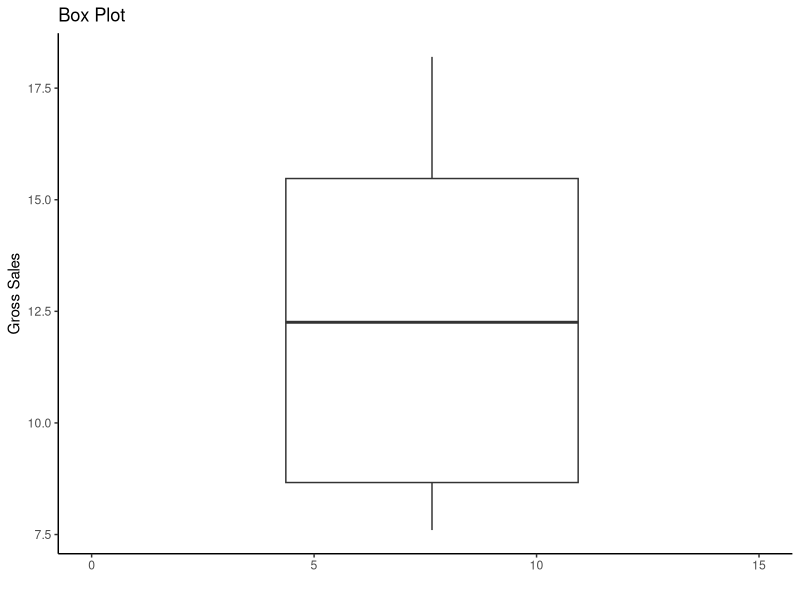
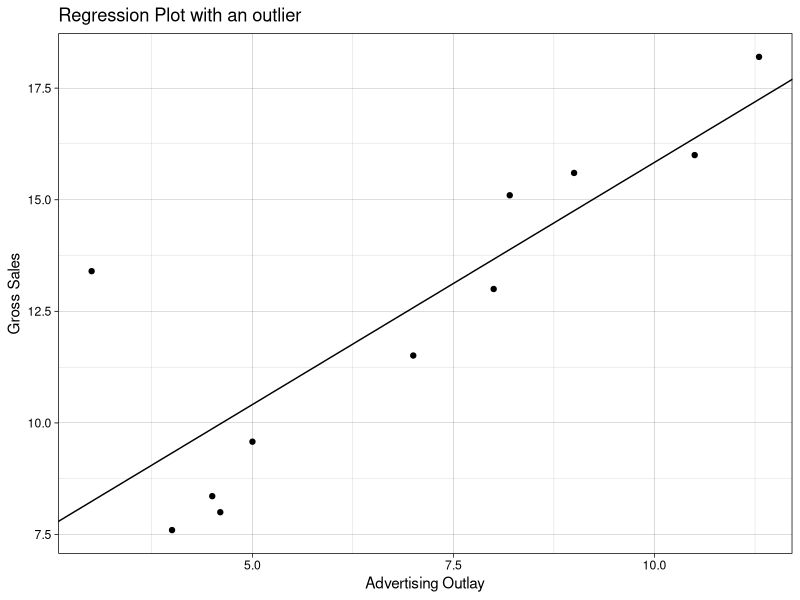
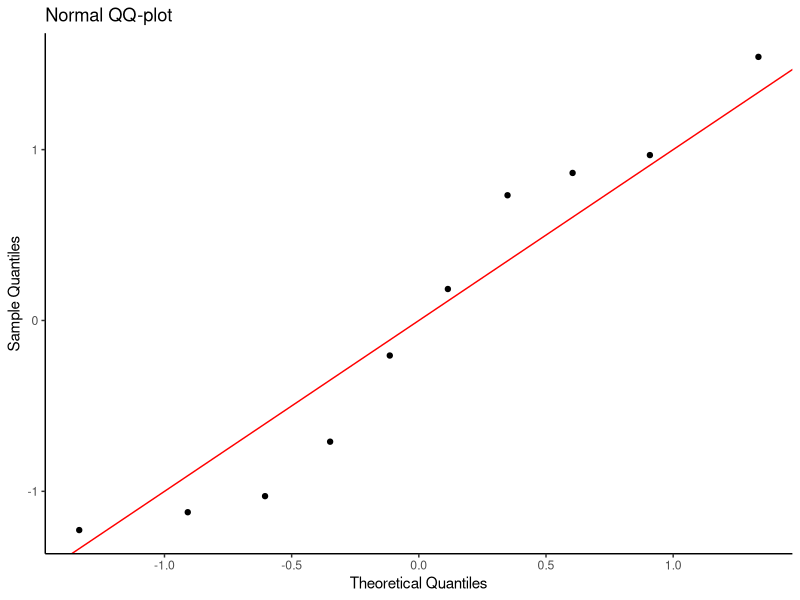
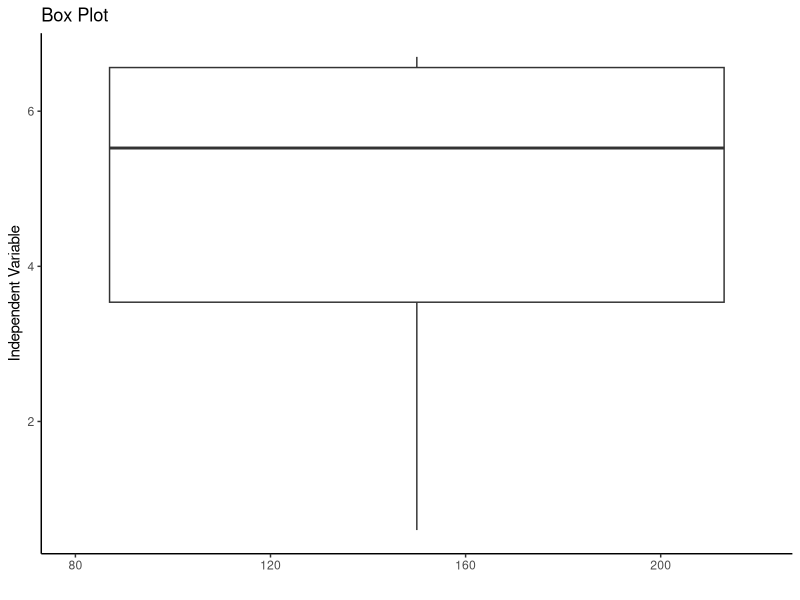
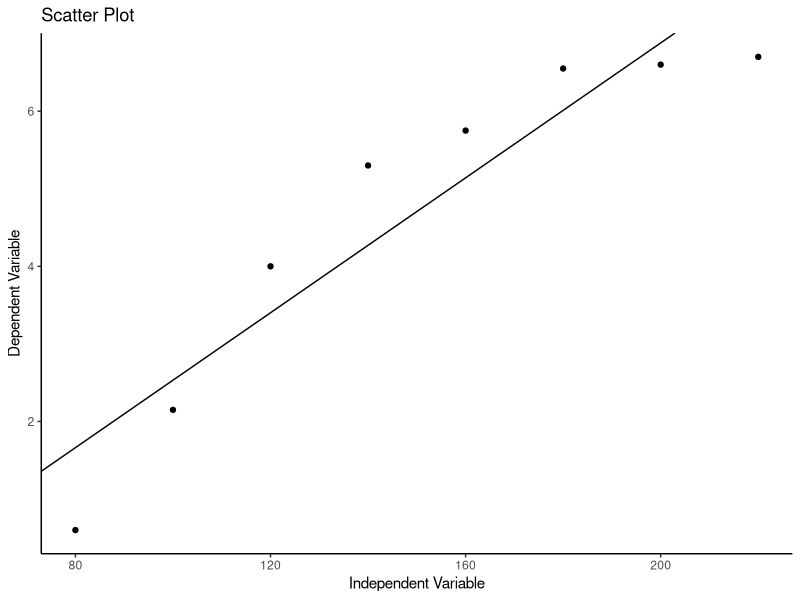

Recreate these plots in R, in order. (Note: this script raises an error after producing the figures.)
#Examples of Linear Regression
library(tidyverse)
library(xtable)
options(scipen = 2,"digits"=2)

##Gross sales vs. Advertising
Data_1<-tibble(Year=(1997:2006),
               Gross_sales=c(7.60,8.36,8.00,9.58,11.51,13.00,15.10,15.60,16.00,18.20),
               Advertising_outlay=c(4.00,4.50,4.60,5.00,7.00,8.00,8.20,9.00,10.50,11.30))

#Our Model is Gross_sales(Y)=Beta_0 + Beta_1*Advertising_outlay(X) +Eps
#Or using the alternative notation y_i= Beta*x_i Let's define them:

x_i<-Data_1$Advertising_outlay-mean(Data_1$Advertising_outlay)#mean is 7.21
y_i<-Data_1$Gross_sales-mean(Data_1$Gross_sales)#mean is 12.295

#Summary statistics
summary(Data_1)

#boxplot
Data_1%>%
  ggplot(aes(x=Advertising_outlay,y=Gross_sales))+
  geom_boxplot()+
  xlim(0,15)+
  theme_classic()+
  labs(title = "Box Plot",
       y = "Gross Sales",
       x="")

#Obviously, you don't need x data for boxplot, but it doesn't affect the result.

Scatter_plot<-Data_1%>%
  ggplot(aes(x=Advertising_outlay,y=Gross_sales))+
  geom_point()+
  theme_linedraw() +
  labs(title = "Scatter Plot",
       x = "Advertising Outlay",
       y = "Gross Sales")

#Compute sums of x_i^2,y_i^2,x_i*y_i
Data_summary<-tibble(Year=Data_1$Year,X_i=Data_1$Advertising_outlay,Y_i=Data_1$Gross_sales,x_i,y_i,x_i^2,y_i^2,x_i*y_i)
Data_summary<-rbind(Data_summary,c("Total",sum(Data_1$Advertising_outlay),sum(Data_1$Gross_sales),sum(x_i),round(sum(y_i)),sum(x_i^2),sum(y_i^2),sum(x_i*y_i)))

#Using OLS to estimate the values of Y
Beta_1<-sum(x_i*y_i)/sum(x_i^2)
Beta_0<-mean(Data_1$Gross_sales)-Beta_1*mean(Data_1$Advertising_outlay)

#Let's add the Regression line to our scatter plot       
Regression_plot<-Scatter_plot+
  geom_abline(slope=Beta_1, intercept=Beta_0,color='blue')+
  labs(title="Regression Plot",
       x = "Advertising Outlay",
       y = "Gross Sales")


#Let's compute the variables and add them to our summary table
Y_hat<-Beta_0+Beta_1*Data_1$Advertising_outlay
res<-Data_1$Gross_sales-Y_hat
MSE=sum(res^2)/8#df is 10-2=8
res_std<-res/sqrt(MSE)

Data_summary<-Data_summary%>%
  mutate(Y_i_hat =c(Beta_0+Beta_1*Data_1$Advertising_outlay,sum(Beta_0+Beta_1*Data_1$Advertising_outlay)),
         Res =c(Data_1$Gross_sales-Y_hat,round(sum(Data_1$Gross_sales-Y_hat))),
         Res_sqr =c((Data_1$Gross_sales-Y_hat)^2,sum((Data_1$Gross_sales-Y_hat)^2)),
         Res_std =c(res/sqrt(MSE),round(sum(res/sqrt(MSE)))))

#Or, alternatively, we could have used the glm function. We would have reach the same result but faster
Data_1%>%
  glm(Gross_sales~Advertising_outlay,family=gaussian,.,)%>%
  summary()


### Model Assumptions
## 
# Already looked at standard deviations, and the boxplot

#Residual plot
ResidualvsX<-Data_summary%>%
  filter(Year!="Total")%>%
ggplot(aes(x=X_i,y=Res))+
  geom_point()+
  theme_classic() +
  labs(title = "Residuals Plot",
       x = "Independent Variable",
       y = "Residuals")
#They look normal enough some minor deviances but nothing concerning.
#We can look at Standardized residuals and Y_hat to make sure, there are no problems.

#Standardized Residual Plot
Residual_stdvsX<-Data_summary%>%
  filter(Year!="Total")%>%
  ggplot(aes(x=X_i,y=Res_std))+
  geom_point()+
  theme_classic() +
  labs(title = "Standardized Residual Plot",
       x = "Independent Variable",
       y = "Standardized Residuals")
# There is no virtually difference between the two. 

#Just to show there is no difference between X or Y_hat
Residual_stdvsY_hat<-Data_summary%>%
  filter(Year!="Total")%>%
  ggplot(aes(x=Y_i_hat[1:10],y=Res_std[1:10]))+
  geom_point()+
  theme_classic() +
  labs(title = "Standardized Residual Plot",
       x = "Y_hat",
       y = "Standardized Residuals")
# The errors look random with constant variance, there is no concern for an outlier.
#I have went overboard by taking three residual plots in general one is enough.


##Outliers
## When should we think about removing points from our data? 
#Points of leverage: Points with distant x-values.
#Outlier:Points unable to be explained by the model.
#Let's throw in an outlier to see what happens
Outl_Data<-Data_1%>%
  add_row(.,Year=1996,Advertising_outlay=3,Gross_sales=13.4,.before=1)

Outl_Model<-Outl_Data%>%
  glm(Gross_sales~Advertising_outlay,family=gaussian,.,)

summary(Outl_Model) 

Data_1%>%
  add_row(.,Year=1996,Advertising_outlay=3,Gross_sales=13.4,.before=1)%>%
  ggplot(aes(x=Advertising_outlay,y=Gross_sales))+
    geom_point()+
    theme_linedraw() +
    geom_abline(slope=coef(Outl_Model)[2], intercept=coef(Outl_Model)[1])+
    labs(title="Regression Plot with an outlier",
         x = "Advertising Outlay",
         y = "Gross Sales")

#Let's look at a residual plot
ResidualvsX_out<-Outl_Model%>%
  ggplot(aes(x=Outl_Data$Advertising_outlay,y=resid(Outl_Model)))+
  geom_point()+
  theme_classic() +
  labs(title = "Residuals Plot",
       x = "Independent Variable",
       y = "Residuals")

#The first point is clearly an outlier, and it is a leverage point.

#In general, you should have a good reason for removing an outlier. 
#It may be be a meaningful and/or interesting point.

# Normality:
# 
# Two random variables are equal in distribution
# if and only if their cumulative distribution functions
# are equal.
# Easier to compare their INVERSE CDFs- the so-called 
# "quantile functions"

Data_1 %>%
  mutate_at("Gross_sales",funs( (. - mean(.)) / sd(.))) %>%
  arrange(Gross_sales) %>%
  mutate(q = qnorm(1:n() / (n() + 1))) %>%
  ggplot(aes(x = q,y = Gross_sales)) +
  theme_classic() +
  geom_point() +
  geom_abline(slope = 1,intercept = 0,colour = "red") +
  labs(title = "Normal QQ-plot",
       x = "Theoretical Quantiles",
       y = "Sample Quantiles")

# There are some small deviations, nothing worth worrying about. 

####

## Example 2
#
Data_2<-tibble(X=c(80,220,140,120,180,100,200,160),Y=c(0.60,6.70,5.30,4.00,6.55,2.15,6.60,5.75))
#So, We have written a lot of code for the last example, 
#wouldn't it be nice if we could use the same model?

summary(Data_2)
Scatter_plot_2<-Data_2%>%
  ggplot(aes(x=X,y=Y))+
  theme_classic()+
  geom_point()+
  labs(title = "Scatter Plot",
       y = "Dependent Variable",
       x="Independent Variable")

Data_2%>%
  ggplot(aes(x=X,y=Y))+
  geom_boxplot()+
  xlim(80,220)+
  theme_classic()+
  labs(title = "Box Plot",
       y = "Independent Variable",
       x="")
#Looks right-skewed

# Our Data 

x_i<-Data_2$X-mean(Data_2$X)#mean is 150
y_i<-Data_2$Y-mean(Data_2$Y)#mean is 4.7

Data_summary_2<-tibble(1:8,X_i=Data_2$X,Y_i=Data_2$Y,x_i,y_i,x_i^2,y_i^2,x_i*y_i)
Data_summary_2<-rbind(Data_summary_2,c("Total",sum(Data_2$X),sum(Data_2$Y),sum(x_i),round(sum(y_i)),sum(x_i^2),sum(y_i^2),sum(x_i*y_i)))

Beta_1<-sum(x_i*y_i)/sum(x_i^2)
Beta_0<-mean(Data_2$Y)-Beta_1*mean(Data_2$X)

Y_hat<-Beta_0+Beta_1*Data_2$X
res<-Data_2$Y-Y_hat
MSE=sum(res^2)/6 #df is 8-2=6
res_std<-res/sqrt(MSE)

Data_summary_2<-Data_summary_2%>%
  mutate(Y_i_hat =c(Beta_0+Beta_1*Data_2$X,sum(Beta_0+Beta_1*Data_2$X)),
         Res =c(Data_2$Y-Y_hat,round(sum(Data_2$Y-Y_hat))),
         Res_sqr =c((Data_2$Y-Y_hat)^2,sum((Data_2$Y-Y_hat)^2)),
         Res_std =c(res/sqrt(MSE),round(sum(res/sqrt(MSE)))))

#Or Using the glm function
Data_2_model<-Data_2%>%
  glm(Y~X,family=gaussian,.,)
summary(Data_2_model)

Scatter_plot_2+
  geom_abline(slope=coef(Data_2_model)[[2]], intercept=coef(Data_2_model)[[1]])


ResidualvsX_2<-Data_summary_2%>%
  filter(`1:8`!="Total")%>%
  ggplot(aes(x=X_i,y=Res))+
  geom_point()
# Looks like there is a quadratic relation between error terms and the indep variable.
# We have a problem!
#
# Let's try to add a X^2 term to solve the problem: Our model will become: Y=Beta_0+Beta_1*X+Beta_2*X^2. 
# For this example we will not be using the alternative notation.(Its formulae only valid under 2 parameter model)

Data_summary_3<-tibble("#"=1:8,X_i=Data_2$X,Y_i=Data_2$Y,X_i^2,Y_i^2,X_i*Y_i,X_i^3,X_i^2*Y_i,X_i^4)%>%
  add_row(.,`#`="Total",
          X_i = sum(Data_2$X),
          Y_i = sum(Data_2$Y),
          `X_i^2` = sum(Data_2$X^2),
          `Y_i^2` = sum(Data_2$Y^2),
          `X_i * Y_i` = sum(Data_2$X*Data_2$Y),
          `X_i^3` = sum(Data_2$X^3),
          `X_i^2 * Y_i` = sum(Data_2$X^2*Data_2$Y),
          `X_i^4` = sum(Data_2$X^4))
#We estimate Beta_0,Beta_1,Beta_2 using the matrix formula (X'X)Beta_hat=X'Y
#Beta_hat=(X'X)-1*X'Y

X_matrix<-matrix(c(8,Data_summary_3$X_i[9],Data_summary_3$`X_i^2`[9],
         Data_summary_3$X_i[9],Data_summary_3$`X_i^2`[9],Data_summary_3$`X_i^3`[9],
         Data_summary_3$`X_i^2`[9],Data_summary_3$`X_i^3`[9],Data_summary_3$`X_i^4`[9]),ncol = 3)
Y_vector<-c(Data_summary_3$Y_i[9],Data_summary_3$`X_i * Y_i`[9],Data_summary_3$`X_i^2 * Y_i`[9])
Beta_hat<-solve(X_matrix)%*%Y_vector

##or the glm function
Data_2%>%
glm(Y~X+I(X^2),family=gaussian,.,)#

#The final summary table
Y_hat<-Beta_hat[1]+Beta_hat[2]*Data_2$X+Beta_hat[3]*Data_2$X^2
res<-Data_2$Y-Y_hat
MSE=sum(res^2)/5#df is 8-3=5
res_std<-res/sqrt(MSE)

Data_summary_3<-Data_summary_3%>%
  mutate(Y_i_hat =c(Y_hat,sum(Y_hat)),
         Res =c(Data_2$Y-Y_hat,round(sum(Data_2$Y-Y_hat))),
         Res_sqr =c((Data_2$Y-Y_hat)^2,sum((Data_2$Y-Y_hat)^2)),
         Res_std =c(res/sqrt(MSE),round(sum(res/sqrt(MSE)))))

#Regression Plot
Data_summary_3%>%
  filter(`#`!="Total")%>%
  ggplot(aes(x=X_i,y=Y_i))+
  stat_function(fun=function(x){Beta_hat[3]*x^2+Beta_hat[2]*x+Beta_hat[1]}, geom="line", aes(colour="Red"),show.legend = FALSE)+
  geom_point()+
  labs(title="Regression Plot",
       x = "Independent Variable",
       y = "Dependent Variable")

##Model Assumptions
#We need to look at Xi and Xi^2 vs Res_std, we will also look at Y_hat just to make sure

Residual_stdvsX_plot_3<-Data_summary_3%>%
  filter(`#`!="Total")%>%
  ggplot(aes(x=X_i,y=Res))+
  geom_point()+
  theme_classic() +
  labs(title = "Residuals Plot",
       x = "Independent Variable",
       y = "Residuals")

Residual_stdvsX2_plot_3<-Data_summary_3%>%
  filter(`#`!="Total")%>%
  ggplot(aes(x=`X_i^2`,y=Res_std))+
  geom_point()+
  theme_classic() +
  labs(title = "Standardized Residual Plot",
       x = "Independent Variable",
       y = "Standardized Residuals")

Residual_stdvsY_hat_plot_3<-Data_summary_3%>%
  filter(`#`!="Total")%>%
  ggplot(aes(x=Y_i_hat,y=Res_std))+
  geom_point()+
  theme_classic() +
  labs(title = "Standardized Residual Plot",
       x = "Y_hat",
       y = "Standardized Residuals")

#QQ Plot

Data_2 %>%
  mutate_at("Y",funs( (. - mean(.)) / sd(.))) %>%
  arrange(Y) %>%
  mutate(q = qnorm(1:n() / (n() + 1))) %>%
  ggplot(aes(x = q,y = Y)) +
  theme_classic() +
  geom_point() +
  geom_abline(slope = 1,intercept = 0,colour = "red") +
  labs(title = "Normal QQ-plot",
       x = "Theoretical Quantiles",
       y = "Sample Quantiles")

# There are some deviations perhaps the sample size was a bit small

